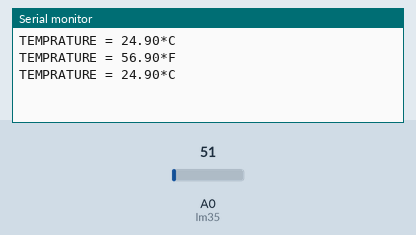
Recording of a sketch running on a simulated Arduino Uno, built with avr-gcc and run on an emulated ATmega328P. Shown: the last lines printed to the serial monitor. The inputs (shaded band) are chosen by the test bench; at power-on: A0 (lm35) = 51.

Above: at 6.8 s.
6.9 s: A0 (lm35) set to 61
At 10.0 s:
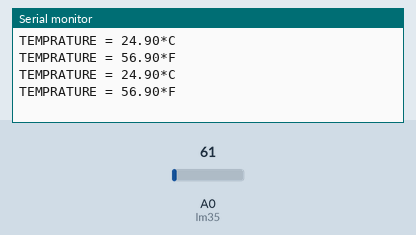
13.6 s: A0 (lm35) set to 71
At 15.8 s:
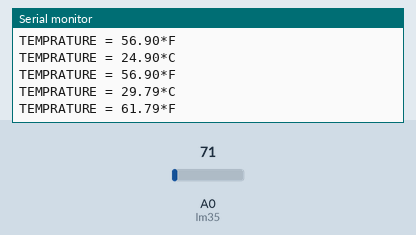
Timing chart, 0 to 17.3 s (numbered marks = the images above; inputs shaded):
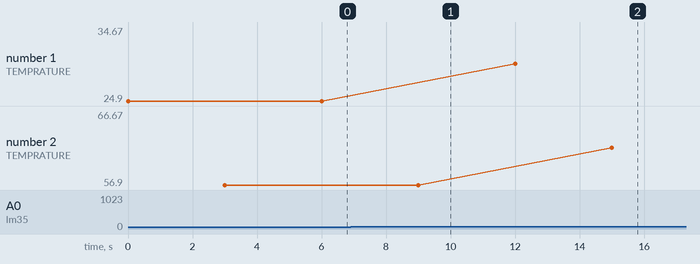

The sketch:

Temp.ino
```cpp
int value=0;
int lm35 = A0;

void setup(){
    Serial.begin(9600);
}

void loop()
{
  value = analogRead(lm35);
  float milivolts = ( value/1024.0)*5000;
  //float milivolts = ( 1024.0/5)*value;
  float cel = milivolts/10;
  //float cel = milivolts*100;
  float farh = cel*(9/5) + 32;

  Serial.print("TEMPRATURE = ");
  Serial.print(cel);
  Serial.print("*C");
  Serial.println();
  delay(3000);

  Serial.print("TEMPRATURE = ");
  Serial.print(farh);
  Serial.print("*F");
  Serial.println();
  delay(3000);
}
```

Measured:
- plotted number 1: 24.9 → 29.79 after the input at 6.9 s, 29.79 → 34.67 after the input at 13.6 s
- plotted number 2: 56.9 → 66.67 after the input at 13.6 s
